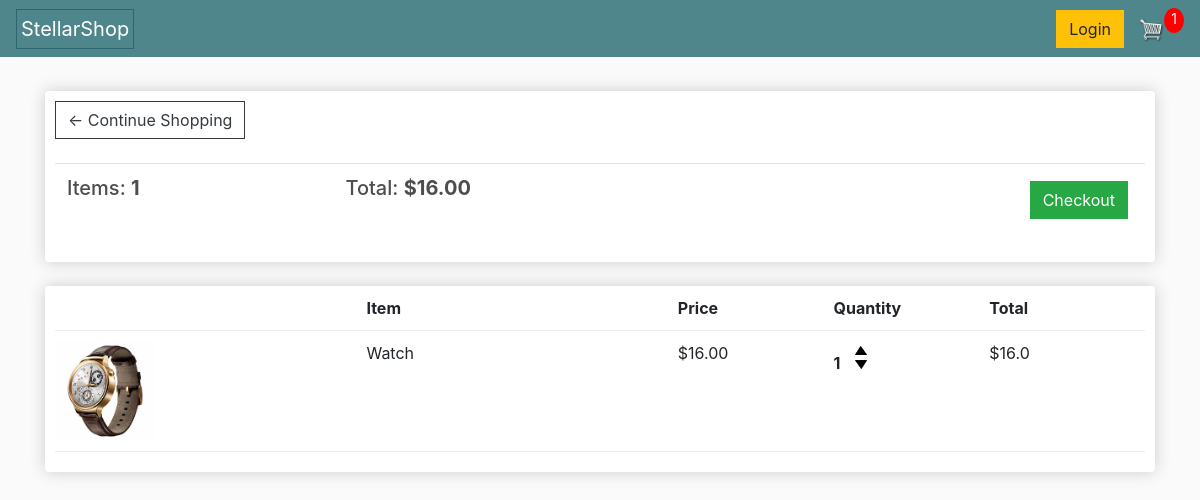
The app's page /cart/ (signed in), older data.
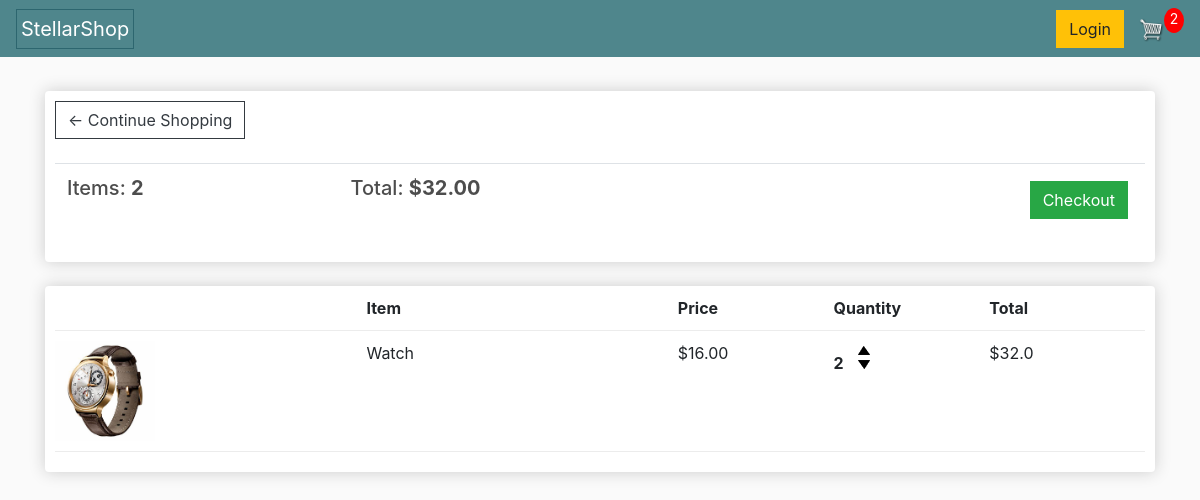
The same page, newer data.
### store/models.py (models this page shows, shortened)
class Order(models.Model):
    customer = models.ForeignKey(Customer, on_delete=models.SET_NULL, null=True, blank=True)
    date_ordered = models.DateTimeField(auto_now_add=True)
    complete = models.BooleanField(default=False, null=True, blank=True)
    transaction_id = models.CharField(max_length=100, null=True)
    @property
    def get_cart_total(self):
        orderitems = self.orderitem_set.all()
        total = sum([item.get_total for item in orderitems])
        return total
    @property
    def get_cart_items(self):
        orderitems = self.orderitem_set.all()
        total = sum([item.quantity for item in orderitems])
        return total

class OrderItem(models.Model):
    product = models.ForeignKey(Product, on_delete=models.SET_NULL, null=True)
    order = models.ForeignKey(Order, on_delete=models.SET_NULL, blank=True, null=True)
    quantity = models.IntegerField(default=0, null=True, blank=True)
    date_added = models.DateTimeField(auto_now_add=True)
    @property
    def get_total(self):
        total = self.product.price * self.quantity
        return total

class Product(models.Model):
    name = models.CharField(max_length=200, null=True)
    price = models.FloatField()
    digital = models.BooleanField(default=False, null=True, blank=False)
    image = models.ImageField(null=True, blank=True)
    @property
    def imageURL(self):
        try:
            url = self.image.url
        except:
            url = ''
        return url

### store/views.py (the view)
# urls.py: path('cart/', views.cart, name="cart"),
def cart(request):
    data = cartData(request)
    cartItems = data['cartItems']
    order = data['order']
    items = data['items']
    context = {'items':items, 'order':order,  'cartItems': cartItems}
    return render(request, 'store/cart.html', context)

### store/utils.py (called while the page is built)
def cartData(request):
    if request.user.is_authenticated:
        customer = request.user.customer
        order, created = Order.objects.get_or_create(customer=customer, complete=False)
        items = order.orderitem_set.all()
        cartItems = order.get_cart_items
    else:
        cookieData = cookieCart(request)
        cartItems = cookieData['cartItems']
        order = cookieData['order']
        items = cookieData['items']
    return{'cartItems':cartItems, 'order':order, 'items': items}

### store/templates/store/cart.html
{% extends 'store/main.html' %} {% load static %} {% block content %}
<div class="row">
  <div class="col-lg-12">
    <div class="box-element">
      <a class="btn btn-outline-dark" href="{% url 'store' %}"
        >&#x2190; Continue Shopping</a
      >
      <br />
      <br />
      <table class="table">
        <tr>
          <th>
            <h5>Items: <strong>{{order.get_cart_items}}</strong></h5>
          </th>
          <th>
            <h5>
              Total: <strong>${{order.get_cart_total|floatformat:2}}</strong>
            </h5>
          </th>
          <th>
            <a
              style="float: right; margin: 5px"
              class="btn btn-success"
              href="{% url 'checkout' %}"
              >Checkout</a
            >
          </th>
        </tr>
      </table>
    </div>
    <br />
    <div class="box-element">
      <div class="cart-row">
        <div style="flex: 2"></div>
        <div style="flex: 2"><strong>Item</strong></div>
        <div style="flex: 1"><strong>Price</strong></div>
        <div style="flex: 1"><strong>Quantity</strong></div>
        <div style="flex: 1"><strong>Total</strong></div>
      </div>
      {% for item in items %}
      <div class="cart-row">
        <div style="flex: 2">
          <img class="row-image" src="{{item.product.imageURL}}" />
        </div>
        <div style="flex: 2"><p>{{item.product.name}}</p></div>
        <div style="flex: 1"><p>${{item.product.price|floatformat:2}}</p></div>
        <div style="flex: 1">
          <p class="quantity">{{item.quantity}}</p>
          <div class="quantity">
            <img
              data-product="{{item.product.id}}"
              data-action="add"
              class="chg-quantity update-cart"
              src="{% static  'images/arrow-up.png' %}"
            />
            <img
              data-product="{{item.product.id}}"
              data-action="remove"
              class="chg-quantity update-cart"
              src="{% static  'images/arrow-down.png' %}"
            />
          </div>
        </div>
        <div style="flex: 1"><p>${{item.get_total}}</p></div>
      </div>
      {% endfor %}
    </div>
  </div>
</div>
{% endblock content %}

Row changes from the older to the newer data that the page shows:
changed through a linked row, Order: get_cart_items "1" → "2"; get_cart_total "16.00" → "32.00"
changed OrderItem "Watch": quantity "1" → "2"; get_total "16.0" → "32.0"
Text that changed along with them:
{{ cartItems }}: "1" → "2"
